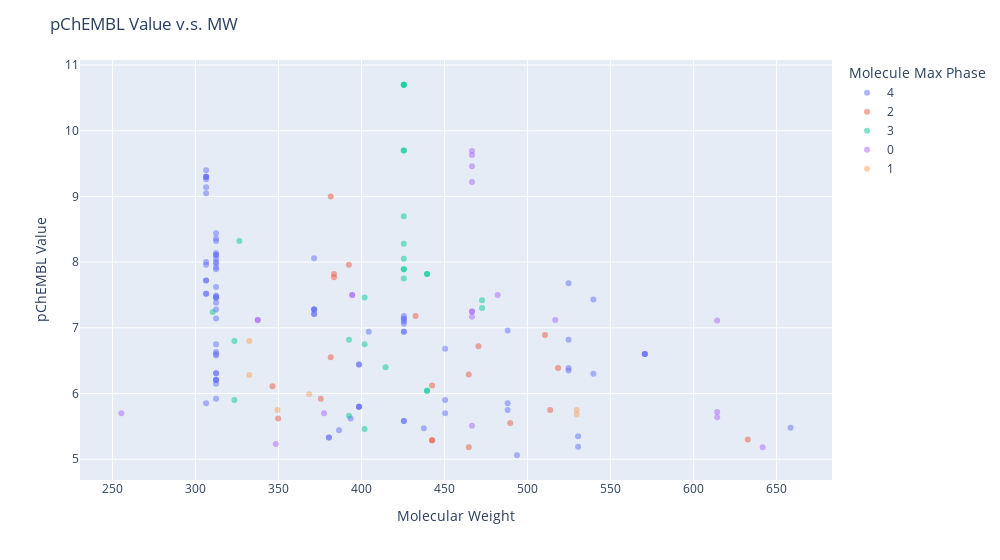

The notebook cell this image was saved under:
### Markdown cell above
### Filtering off by Molecule Name

### Code cell
import plotly.express as px
fig = px.scatter(
    df[df['Molecule Name'].notna()],
    x='Molecular Weight',
    y='pChEMBL Value',
    color='Molecule Max Phase',
    # color='Document ChEMBL ID',
    # color='Murcko_generic_SMILES',
    # size='AlogP',
    hover_name='Molecule Name',
    hover_data=['Document ChEMBL ID', df[df['Molecule Name'].notna()].index],
    opacity=0.5
)
fig.update_layout(
    title='pChEMBL Value v.s. MW',
    # showlegend=False, # Legendのon/off
    width=1000,
    # height=700
    ) 
fig.show()

### Figure 1 — Plotly figure (JSON) as saved in the notebook; plotly's stock layout.template omitted (floating-point values rounded to 4 significant figures; data arrays with more than 128 entries replaced by an {"elided": "..."} marker saying what was removed)
{"data": [{"customdata": {"elided": "89x2 mixed values"}, "hovertemplate": "<b>%{hovertext}</b><br><br>Molecule Max Phase=4<br>Molecular Weight=%{x}<br>pChEMBL Value=%{y}<br>Document ChEMBL ID=%{customdata[0]}<br>hover_data_1=%{customdata[1]}<extra></extra>", "hovertext": ["SUNITINIB", "TOFACITINIB", "PAZOPANIB", "TOFACITINIB", "IMATINIB", "SUNITINIB", "DASATINIB", "RUXOLITINIB", "TOFACITINIB", "RUXOLITINIB", "RUXOLITINIB", "BARICITINIB", "CRIZOTINIB", "ERLOTINIB", "TOFACITINIB", "AXITINIB", "RUXOLITINIB", "INFIGRATINIB PHOSPHATE", "BARICITINIB", "TOFACITINIB", "DASATINIB", "SUNITINIB", "TOFACITINIB", "TOFACITINIB", "FILGOTINIB", "RUXOLITINIB", "RUXOLITINIB", "TOFACITINIB", "TOFACITINIB", "FEDRATINIB", "TOFACITINIB", "RUXOLITINIB", "BOSUTINIB", "TOFACITINIB", "CRIZOTINIB", "RUXOLITINIB", "RUXOLITINIB PHOSPHATE", "TOFACITINIB", "FEDRATINIB", "FEDRATINIB", "TOFACITINIB", "RUXOLITINIB", "TOFACITINIB", "RUXOLITINIB", "SUNITINIB", "NINTEDANIB", "FILGOTINIB", "TOFACITINIB", "FILGOTINIB", "RUXOLITINIB", "BARICITINIB", "TOFACITINIB", "TOFACITINIB", "UPADACITINIB", "TOFACITINIB", "MIDOSTAURIN", "FILGOTINIB", "NINTEDANIB", "SUNITINIB", "RUXOLITINIB", "RUXOLITINIB", "TOFACITINIB", "TOFACITINIB", "MIDOSTAURIN", "MIDOSTAURIN", "BOSUTINIB", "FILGOTINIB", "TOFACITINIB", "RUXOLITINIB", "FEDRATINIB", "CRIZOTINIB", "TOFACITINIB", "TOFACITINIB", "TOFACITINIB", "TOFACITINIB", "TOFACITINIB", "DASATINIB", "FILGOTINIB", "FILGOTINIB", "TOFACITINIB", "BARICITINIB", "FILGOTINIB", "BARICITINIB", "UPADACITINIB", "TOFACITINIB", "TOFACITINIB", "TOFACITINIB", "FILGOTINIB", "BARICITINIB"], "legendgroup": "4", "marker": {"color": "#636efa", "opacity": 0.5, "symbol": "circle"}, "mode": "markers", "name": "4", "orientation": "v", "showlegend": true, "type": "scatter", "x": [398.5, 312.4, 437.5, 312.4, 493.6, 398.5, 488.0, 306.4, 312.4, 306.4, 306.4, 371.4, 450.4, 393.4, 312.4, 386.5, 306.4, 658.5, 371.4, 312.4, 488.0, 398.5, 312.4, 312.4, 425.5, 306.4, 306.4, 312.4, 312.4, 524.7, 312.4, 306.4, 530.5, 312.4, 450.4, 306.4, 404.4, 312.4, 524.7, 524.7, 312.4, 306.4, 312.4, 306.4, 398.5, 539.6, 425.5, 312.4, 425.5, 306.4, 371.4, 312.4, 312.4, 380.4, 312.4, 570.6, 425.5, 539.6, 398.5, 306.4, 306.4, 312.4, 312.4, 570.6, 570.6, 530.5, 425.5, 312.4, 306.4, 524.7, 450.4, 312.4, 312.4, 312.4, 312.4, 312.4, 488.0, 425.5, 425.5, 312.4, 371.4, 425.5, 371.4, 380.4, 312.4, 312.4, 312.4, 425.5, 371.4], "xaxis": "x", "y": [6.44, 6.6, 5.47, 8.11, 5.06, 5.8, 6.96, 9.14, 7.49, 9.4, 7.72, 8.06, 6.68, 5.62, 8.36, 5.44, 7.72, 5.48, 7.21, 6.31, 5.75, 5.8, 7.28, 8.14, 5.58, 9.3, 8, 7.92, 6.15, 6.35, 6.21, 7.52, 5.19, 5.92, 5.7, 5.85, 6.94, 7.45, 6.82, 7.68, 8.44, 9.3, 7.38, 9.05, 5.8, 6.3, 6.94, 7.62, 7.06, 9.26, 7.28, 6.2, 8.32, 5.33, 6.63, 6.6, 6.94, 7.43, 6.44, 7.96, 9.3, 6.31, 6.75, 6.6, 6.6, 5.35, 7.1, 8.11, 7.52, 6.39, 5.9, 6.21, 7.47, 7.98, 7.89, 7.47, 5.85, 7.18, 5.58, 6.58, 7.28, 7.13, 7.28, 5.33, 7.14, 8.05, 8, 7.14, 7.21], "yaxis": "y"}, {"customdata": [["CHEMBL1908390", 4], ["CHEMBL1908390", 68], ["CHEMBL1908390", 75], ["CHEMBL1908390", 159], ["CHEMBL1908390", 163], ["CHEMBL1139387", 175], ["CHEMBL1908390", 253], ["CHEMBL1150977", 480], ["CHEMBL3991601", 643], ["CHEMBL4376812", 680], ["CHEMBL1908390", 758], ["CHEMBL3991601", 776], ["CHEMBL3621135", 909], ["CHEMBL1908390", 970], ["CHEMBL3991601", 1287], ["CHEMBL4673239", 1328], ["CHEMBL4402602", 1339], ["CHEMBL1908390", 1423], ["CHEMBL3621116", 1707], ["CHEMBL4823267", 1745]], "hovertemplate": "<b>%{hovertext}</b><br><br>Molecule Max Phase=2<br>Molecular Weight=%{x}<br>pChEMBL Value=%{y}<br>Document ChEMBL ID=%{customdata[0]}<br>hover_data_1=%{customdata[1]}<extra></extra>", "hovertext": ["R-406", "TOZASERTIB", "RAF-265", "TG100-115", "TOZASERTIB", "AT-9283", "SU-014813", "SU-014813", "SILMITASERTIB", "ROPSACITINIB", "FORETINIB", "AT-9283", "BMS-911543", "PICTILISIB", "ENMD-2076", "ROPSACITINIB", "AZD4205", "SU-014813", "DECERNOTINIB", "DEFACTINIB"], "legendgroup": "2", "marker": {"color": "#EF553B", "opacity": 0.5, "symbol": "circle"}, "mode": "markers", "name": "2", "orientation": "v", "showlegend": true, "type": "scatter", "x": [470.5, 464.6, 518.4, 346.4, 464.6, 381.4, 442.5, 442.5, 349.8, 383.4, 632.7, 381.4, 432.5, 513.6, 375.5, 383.4, 489.6, 442.5, 392.4, 510.5], "xaxis": "x", "y": [6.72, 5.18, 6.39, 6.11, 6.29, 9, 6.12, 5.29, 5.62, 7.77, 5.3, 6.55, 7.18, 5.75, 5.92, 7.82, 5.55, 5.29, 7.96, 6.89], "yaxis": "y"}, {"customdata": [["CHEMBL4610114", 11], ["CHEMBL1908390", 122], ["CHEMBL4433255", 155], ["CHEMBL1908390", 156], ["CHEMBL3639016", 192], ["CHEMBL4376812", 219], ["CHEMBL4376812", 222], ["CHEMBL1908390", 271], ["CHEMBL2176955", 276], ["CHEMBL4765480", 309], ["CHEMBL4627398", 316], ["CHEMBL1908390", 497], ["CHEMBL1908390", 738], ["CHEMBL3991601", 775], ["CHEMBL1908390", 815], ["CHEMBL1240346", 832], ["CHEMBL3991601", 843], ["CHEMBL4765480", 941], ["CHEMBL4376812", 1006], ["CHEMBL1240346", 1034], ["CHEMBL4433255", 1131], ["CHEMBL4765480", 1205], ["CHEMBL4376812", 1274], ["CHEMBL4330088", 1326], ["CHEMBL3621116", 1363], ["CHEMBL4376812", 1447], ["CHEMBL3991601", 1581]], "hovertemplate": "<b>%{hovertext}</b><br><br>Molecule Max Phase=3<br>Molecular Weight=%{x}<br>pChEMBL Value=%{y}<br>Document ChEMBL ID=%{customdata[0]}<br>hover_data_1=%{customdata[1]}<extra></extra>", "hovertext": ["ABROCITINIB", "LESTAURTINIB", "DEUCRAVACITINIB", "ALVOCIDIB", "ABROCITINIB", "DEUCRAVACITINIB", "DEUCRAVACITINIB", "LESTAURTINIB", "PACRITINIB", "DEUCRAVACITINIB", "DELGOCITINIB", "ALVOCIDIB", "DOVITINIB", "MOMELOTINIB", "DOVITINIB", "LESTAURTINIB", "ALVOCIDIB", "DEUCRAVACITINIB", "DEUCRAVACITINIB", "LESTAURTINIB", "DEUCRAVACITINIB", "DEUCRAVACITINIB", "DEUCRAVACITINIB", "DEUCRAVACITINIB", "PEFICITINIB", "DEUCRAVACITINIB", "PACRITINIB"], "legendgroup": "3", "marker": {"color": "#00cc96", "opacity": 0.5, "symbol": "circle"}, "mode": "markers", "name": "3", "orientation": "v", "showlegend": true, "type": "scatter", "x": [323.4, 439.5, 425.5, 401.9, 323.4, 425.5, 425.5, 439.5, 472.6, 425.5, 310.4, 401.9, 392.4, 414.5, 392.4, 439.5, 401.9, 425.5, 425.5, 439.5, 425.5, 425.5, 425.5, 425.5, 326.4, 425.5, 472.6], "xaxis": "x", "y": [6.8, 7.82, 7.89, 6.75, 5.9, 7.89, 8.7, 6.04, 7.3, 7.75, 7.24, 7.46, 5.66, 6.4, 6.82, 6.04, 5.46, 8.28, 9.7, 7.82, 10.7, 9.7, 10.7, 10.7, 8.32, 8.05, 7.42], "yaxis": "y"}, {"customdata": [["CHEMBL1150977", 39], ["CHEMBL3817824", 78], ["CHEMBL1151712", 82], ["CHEMBL1908390", 162], ["CHEMBL1908390", 254], ["CHEMBL1908390", 399], ["CHEMBL1908390", 429], ["CHEMBL1908390", 448], ["CHEMBL1150977", 564], ["CHEMBL1908390", 607], ["CHEMBL1156430", 713], ["CHEMBL3991601", 793], ["CHEMBL1908390", 829], ["CHEMBL4325871", 925], ["CHEMBL3886558", 968], ["CHEMBL1908390", 994], ["CHEMBL1287810", 1007], ["CHEMBL4049399", 1145], ["CHEMBL4715818", 1159], ["CHEMBL3886293", 1365], ["CHEMBL4680251", 1517]], "hovertemplate": "<b>%{hovertext}</b><br><br>Molecule Max Phase=0<br>Molecular Weight=%{x}<br>pChEMBL Value=%{y}<br>Document ChEMBL ID=%{customdata[0]}<br>hover_data_1=%{customdata[1]}<extra></extra>", "hovertext": ["STAUROSPORINE", "STAUROSPORINE", "HESPERADIN", "PI-103", "PHA-665752", "STAUROSPORINE", "TAE-684", "STAUROSPORINE", "JNJ-7706621", "TAE-684", "TAE-684", "Cerdulatinib Hydrochloride", "BMS-345541", "STAUROSPORINE", "OCLACITINIB", "SB-203580", "JNJ-7706621", "STAUROSPORINE", "STAUROSPORINE", "OCLACITINIB", "STAUROSPORINE"], "legendgroup": "0", "marker": {"color": "#ab63fa", "opacity": 0.5, "symbol": "circle"}, "mode": "markers", "name": "0", "orientation": "v", "showlegend": true, "type": "scatter", "x": [466.5, 466.5, 516.7, 348.4, 641.6, 466.5, 614.2, 466.5, 394.4, 614.2, 614.2, 482.0, 255.3, 466.5, 337.4, 377.4, 394.4, 466.5, 466.5, 337.4, 466.5], "xaxis": "x", "y": [7.25, 9.22, 7.12, 5.23, 5.18, 7.25, 7.11, 5.51, 7.5, 5.72, 5.64, 7.5, 5.7, 9.69, 7.12, 5.7, 7.5, 9.46, 9.63, 7.12, 7.17], "yaxis": "y"}, {"customdata": [["CHEMBL1908390", 121], ["CHEMBL1908390", 353], ["CHEMBL1150977", 388], ["CHEMBL1908390", 995], ["CHEMBL3886191", 1020], ["CHEMBL3991601", 1289]], "hovertemplate": "<b>%{hovertext}</b><br><br>Molecule Max Phase=1<br>Molecular Weight=%{x}<br>pChEMBL Value=%{y}<br>Document ChEMBL ID=%{customdata[0]}<br>hover_data_1=%{customdata[1]}<extra></extra>", "hovertext": ["AST-487", "KW-2449", "AST-487", "KW-2449", "AC-430", "CYC-116"], "legendgroup": "1", "marker": {"color": "#FFA15A", "opacity": 0.5, "symbol": "circle"}, "mode": "markers", "name": "1", "orientation": "v", "showlegend": true, "type": "scatter", "x": [529.6, 332.4, 529.6, 332.4, 349.4, 368.5], "xaxis": "x", "y": [5.75, 6.28, 5.68, 6.8, 5.75, 5.99], "yaxis": "y"}], "layout": {"legend": {"title": {"text": "Molecule Max Phase"}, "tracegroupgap": 0}, "margin": {"t": 60}, "title": {"text": "pChEMBL Value v.s. MW"}, "width": 1000, "xaxis": {"anchor": "y", "domain": [0, 1], "title": {"text": "Molecular Weight"}}, "yaxis": {"anchor": "x", "domain": [0, 1], "title": {"text": "pChEMBL Value"}}}}
